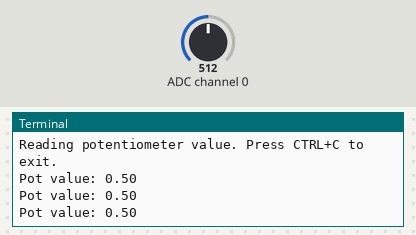
Bench run of a program on a simulated Raspberry Pi (BCM pin numbers). Parts: the last lines printed to the terminal. The inputs (shaded band) are chosen by the test bench; at power-on: ADC channel 0 = 512 (analog values on the 0–1023 scale).

Above: at 1.2 s.
1.3 s: ADC channel 0 set to 716
At 1.9 s:
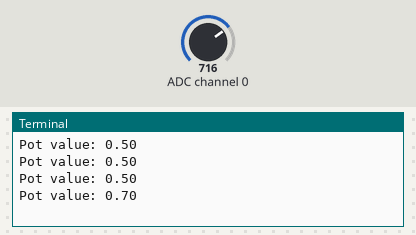
2.8 s: ADC channel 0 set to 900
At 3.4 s:
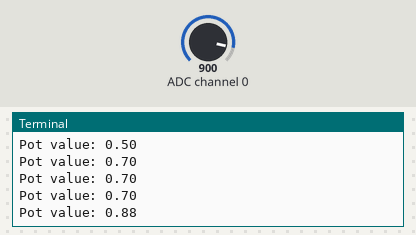
Timing chart, 0 to 5.8 s (numbered marks = the images above; inputs shaded):
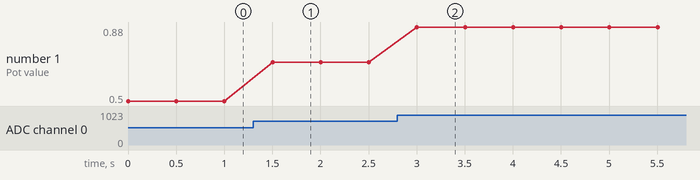

The program:

read_potentiometer.py
```python
#!/usr/bin/env python3
import time
from gpiozero import MCP3008

def read_potentiometer():
    """
    Reads a potentiometer on channel 0 of an MCP3008 ADC.
    """
    pot = MCP3008(channel=0)
    print("Reading potentiometer value. Press CTRL+C to exit.")
    try:
        while True:
            print(f"Pot value: {pot.value:.2f}")
            time.sleep(0.5)
    except KeyboardInterrupt:
        print("Program terminated!")

if __name__ == '__main__':
    read_potentiometer()
```

Measured:
- after the input at 1.3 s, the terminal: prints a new line after 0.20 s (image 1)
- after the input at 2.8 s, the terminal: prints a new line after 0.20 s (image 2)
- plotted number 1: 0.5 → 0.7 after the input at 1.3 s, 0.7 → 0.88 after the input at 2.8 s
